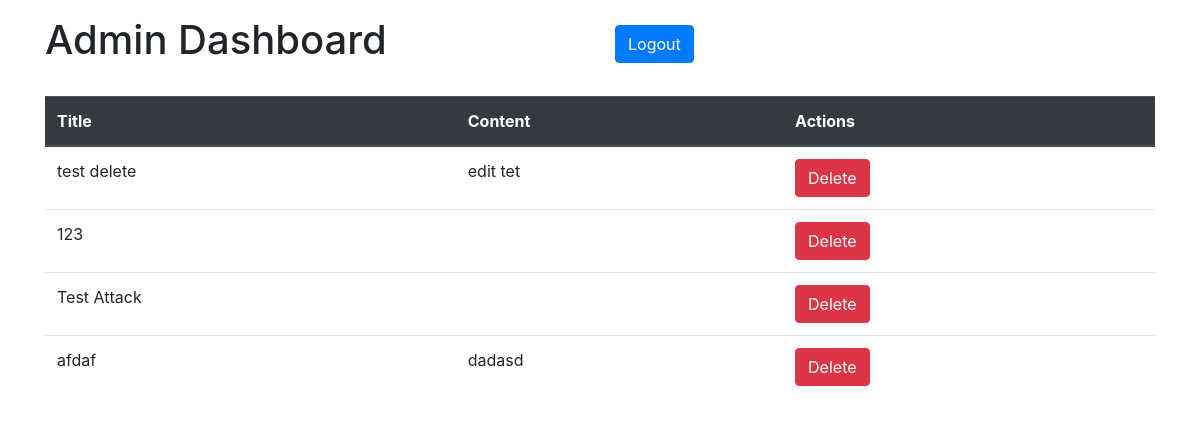
The app's page /admin.php, older data.
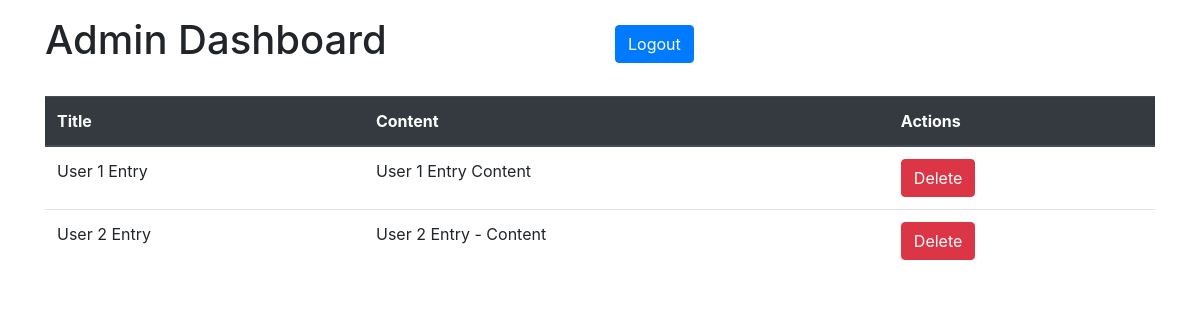
The same page, newer data.
### tables this page shows
CREATE TABLE posts (id INTEGER PRIMARY KEY, title TEXT, content TEXT, author TEXT);

### admin.php (the view, shortened to what this page needs)
<?php
include 'db.php';
$query = "SELECT * FROM posts";
$result = $db->query($query);
?>
<!DOCTYPE html>
<html lang="en">
<head>
    <link rel="stylesheet" href="https://stackpath.bootstrapcdn.com/bootstrap/4.5.2/css/bootstrap.min.css">
</head>
<body>
    <div class="container">
        <div class="row align-items-center">
            <div class="col">
                <h1 class="mt-3">Admin Dashboard</h1>
            </div>
            <div class="col">
                 <a class="btn btn-primary mt-3" href="logout.php">Logout</a>
            </div>
        </div>
        <table class="table mt-4">
            <thead class="thead-dark">
                <tr>
                    <th scope="col">Title</th>
                    <th scope="col">Content</th>
                    <th scope="col">Actions</th>
                </tr>
            </thead>
            <tbody>
                <?php while($row = $result->fetch(PDO::FETCH_ASSOC)): ?>
                <tr>
                    <td><?php echo $row['title']; ?></td>
                    <td><?php echo $row['content']; ?></td>
                    <td>
                        <form method="post" action="">
                            <button type="submit" name="delete_post" class="btn btn-danger">Delete</button>
                        </form>
                    </td>
                </tr>
                <?php endwhile; ?>
            </tbody>
        </table>
    </div>
</body>
</html>

Row changes from the older to the newer data that the page shows:
removed posts: title "Test Attack"
removed posts: title "afdaf", content "dadasd"
changed posts: title "test delete" → "User 1 Entry"; content "edit tet" → "User 1 Entry Content"
changed posts: title "123" → "User 2 Entry"; content (not shown) → "User 2 Entry - Content"
